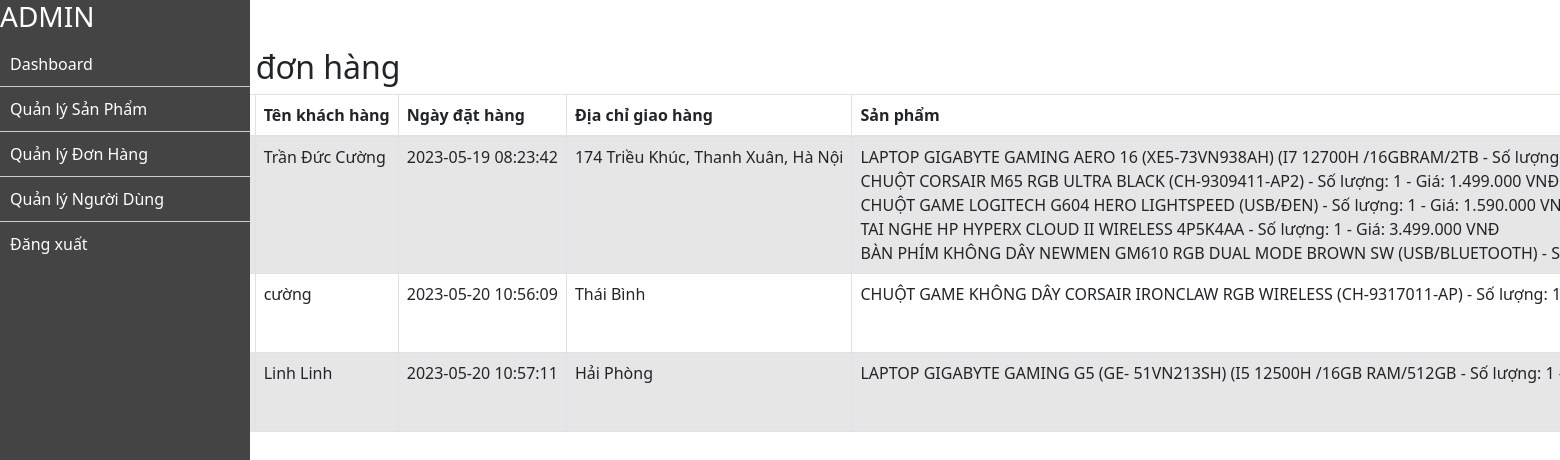
Screenshot of /admin/admin_orders.php (signed in) with the database file from the repository.
### tables this page shows
CREATE TABLE `orders` (
  `id` int(11) NOT NULL,
  `user_id` int(11) NOT NULL,
  `total_price` decimal(11,2) NOT NULL,
  `order_date` timestamp NOT NULL DEFAULT current_timestamp(),
  `diachi` varchar(255) DEFAULT NULL,
  `ten` varchar(255) DEFAULT NULL,
  `sdt` varchar(255) DEFAULT NULL,
  `status` varchar(255) NOT NULL DEFAULT 'Chưa xác định'
);

CREATE TABLE `order_items` (
  `id` int(11) NOT NULL,
  `order_id` int(11) NOT NULL,
  `product_id` int(11) NOT NULL,
  `quantity` int(11) NOT NULL,
  `price` decimal(10,2) NOT NULL
);

CREATE TABLE `products` (
  `id` int(11) NOT NULL,
  `name` varchar(255) NOT NULL,
  `description` varchar(255) DEFAULT NULL,
  `price` decimal(11,2) NOT NULL,
  `category_id` int(11) NOT NULL,
  `image` varchar(255) DEFAULT NULL
);

### admin/admin_orders.php (the view, shortened to what this page needs)
<?php
include('menu.php');
$servername = "localhost";
$username = "root";
$password = "";
$dbname = "project3";
try {
    $pdo = new PDO("mysql:host=$servername;dbname=$dbname", $username, $password);
    $pdo->setAttribute(PDO::ATTR_ERRMODE, PDO::ERRMODE_EXCEPTION);
    $query = "SELECT * FROM orders";
    $stmt = $pdo->query($query);
    $orders = $stmt->fetchAll(PDO::FETCH_ASSOC);
} catch (PDOException $e) {
    echo "Lỗi kết nối cơ sở dữ liệu: " . $e->getMessage();
    exit;
}
?>
<!DOCTYPE html>
<html>
<head>
    <link rel="stylesheet" href="https://cdnjs.cloudflare.com/ajax/libs/font-awesome/5.15.3/css/all.min.css" />
    <link href="https://cdn.jsdelivr.net/npm/bootstrap@5.2.0/dist/css/bootstrap.min.css" rel="stylesheet">
  <link rel="stylesheet" type="text/css" media="screen" href="css/style.php">
</head>
<body>
    <div class="container mt-5">
        <h2>Quản lý đơn hàng</h2>
        <table class="table table-bordered table-striped table-fixed-layout">
            <thead>
                <tr>
                    <th style="width: 5%">Mã đơn hàng</th>
                    <th style="width: 5%">Tên khách hàng</th>
                    <th style="width: 10%">Ngày đặt hàng</th>
                    <th style="width: 15%">Địa chỉ giao hàng</th>
                    <th style="width: 20%">Sản phẩm</th>
                </tr>
            </thead>
            <tbody>
            <?php foreach ($orders as $order) { ?>
                <tr>
                    <td><?php echo $order['id']; ?></td>
                    <td><?php echo $order['ten']; ?></td>
                    <td><?php echo $order['order_date']; ?></td>
                    <td><?php echo $order['diachi']; ?></td>
                    <td>
                        <?php
                        $order_id = $order['id'];
                        $query_items = "SELECT products.name, order_items.quantity, order_items.price
                                        FROM order_items
                                        JOIN products ON order_items.product_id = products.id
                                        WHERE order_items.order_id = :order_id";
                        $stmt_items = $pdo->prepare($query_items);
                        $stmt_items->bindParam(':order_id', $order_id);
                        $stmt_items->execute();
                        $order_items = $stmt_items->fetchAll(PDO::FETCH_ASSOC);
                        foreach ($order_items as $item) {
                            echo $item['name'] . ' - Số lượng: ' . $item['quantity'] . ' - Giá: ' . number_format($item['price'], 0, ',', '.') . ' VNĐ<br>';
                        }
                        ?>
                    </td>
                </tr>
            <?php } ?>
            </tbody>
        </table>
    </div>
</body>
</html>

### admin/admin_orders.php (style rules this page uses)
.table-bordered { border: 1px solid #dee2e6; }
.table-fixed-layout { table-layout: auto; word-wrap: break-word; }
.table-fixed-layout th, .table-fixed-layout td { white-space: nowrap; }

### rows the page displays
orders: ten "Trần Đức Cường", order_date "2023-05-19 08:23:42", diachi "174 Triều Khúc, Thanh Xuân, Hà Nội"
order_items: product.name "LAPTOP GIGABYTE GAMING AERO 16 (XE5-73VN938AH) (I7 12700H /16GBRAM/2TB"
order_items: product.name "CHUỘT CORSAIR M65 RGB ULTRA BLACK (CH-9309411-AP2)", quantity "1", price "1.499.000"
order_items: product.name "CHUỘT GAME LOGITECH G604 HERO LIGHTSPEED (USB/ĐEN)", quantity "1", price "1.590.000"
order_items: product.name "TAI NGHE HP HYPERX CLOUD II WIRELESS 4P5K4AA", quantity "1", price "3.499.000"
order_items: product.name "BÀN PHÍM KHÔNG DÂY NEWMEN GM610 RGB DUAL MODE BROWN SW (USB/BLUETOOTH)"
orders: ten "cường", order_date "2023-05-20 10:56:09", diachi "Thái Bình"
order_items: product.name "CHUỘT GAME KHÔNG DÂY CORSAIR IRONCLAW RGB WIRELESS (CH-9317011-AP)", quantity "1…"
orders: ten "Linh Linh", order_date "2023-05-20 10:57:11", diachi "Hải Phòng"
order_items: product.name "LAPTOP GIGABYTE GAMING G5 (GE- 51VN213SH) (I5 12500H /16GB RAM/512GB", quantity "1"
